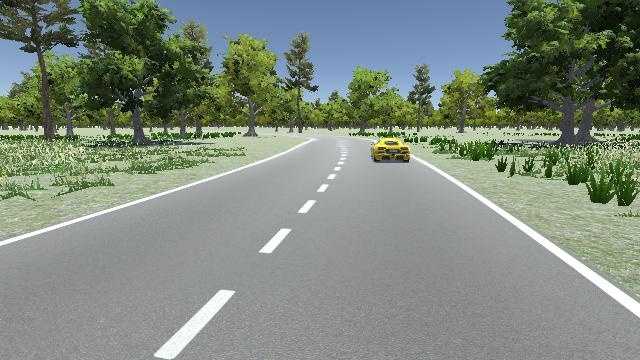
#> input picture image/car_yellow_173.0.jpg, 640 x 360 px, found by its file name
$ python image_processing.py   (older library calls are emulated)
#> lines starting #> are read from the running program, lines starting #| are printed output that depends on the picture; after the words box and inside, x2 and y2 are one past the last pixel; in counts of white or black regions, pixels touching at a corner belong together
import cv2
import numpy as np
#read image (BGR)
image_bgr = cv2.imread('D:\Desktop\Visual Code Studio\Python\car_yellow_173.0.jpg')
#> image_bgr is the input picture: shape (360, 640, 3); mean B, G, R 125, 136.6, 125.8
#image_bgr = cv2.resize(image_bgr, (image_bgr.shape[1]//2, image_bgr.shape[0]//2))

#Convert to HSV
image_hsv = cv2.cvtColor(image_bgr, cv2.COLOR_BGR2HSV)
#> image_hsv: shape (360, 640, 3); mean H, S, V 67.5, 54.5, 140.7

#Convert to GRAY
image_gray = cv2.cvtColor(image_bgr, cv2.COLOR_BGR2GRAY)

#Convert to BIN
ret, image_bin = cv2.threshold(image_gray, 127, 255, cv2.THRESH_BINARY)
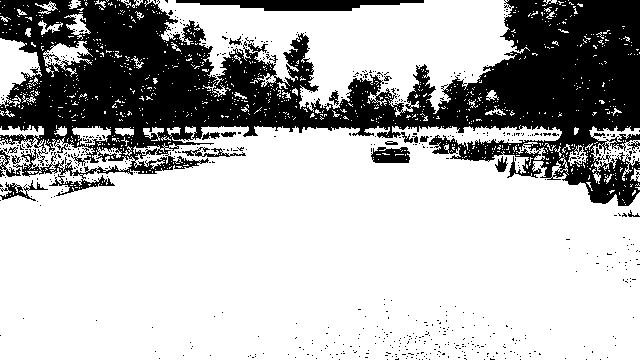
#> image_bin: shape (360, 640); 71.4% white; 600 black regions (579 under 20 px), largest, box (x1, y1, x2, y2) and area: (0, 0, 640, 206) 60993, (176, 0, 424, 11) 1768, (371, 147, 410, 163) 489

#erosion & dilation
kernel =np.ones((5,5), np.uint8)
image_erosion = cv2.erode(image_gray, kernel, iterations=1)
image_dilation = cv2.dilate(image_gray, kernel, iterations=1)
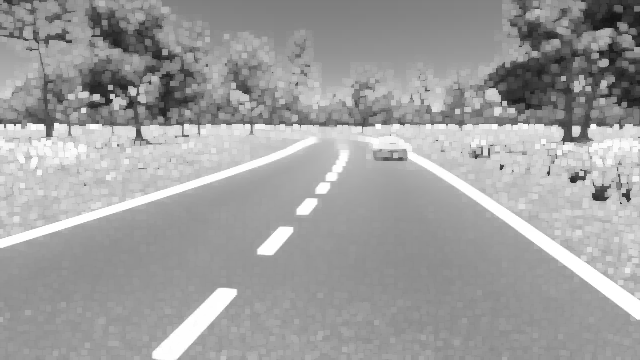
#> image_dilation: shape (360, 640); min 20, max 255, mean 158.9

#Gray -> Blur -> canny
image_blur = cv2.blur(image_gray, (3,3))
sobel_x = cv2.Sobel(image_blur, cv2.CV_64F, 0, 1, ksize=5)
sobey_y = cv2.Sobel(image_blur, cv2.CV_64F, 1, 0, ksize=5)
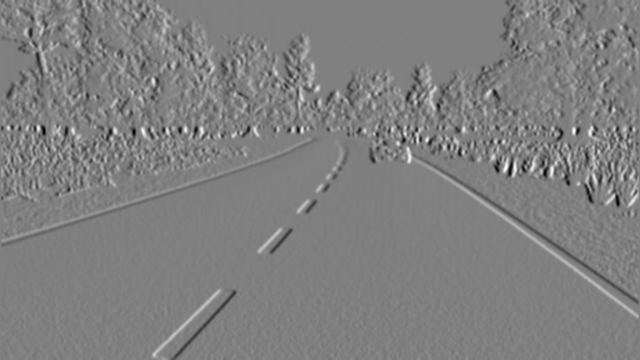
#> sobey_y: shape (360, 640) float64; min -5284, max 5236, mean -5.2; drawn with min black and max white
canny = cv2.Canny(image_blur, 50, 100)
#> canny: shape (360, 640); 11.1% white in thin lines or dots

#houghline
img_houghline = cv2.imread('D:\Desktop\Visual Code Studio\Python\car_yellow_173.0.jpg')
img_houghline = cv2.resize(img_houghline, (img_houghline.shape[1]//2, img_houghline.shape[0]//2))
img_houghline_gray = cv2.cvtColor(img_houghline, cv2.COLOR_BGR2GRAY)
img_houghline_blur = cv2.blur(img_houghline_gray, (3,3))
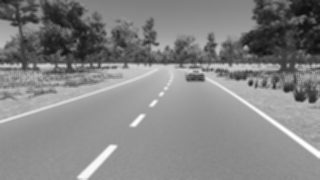
#> img_houghline_blur: shape (180, 320); min 13, max 255, mean 132.2
img_houghline_canny = cv2.Canny(img_houghline_blur, 50, 100)
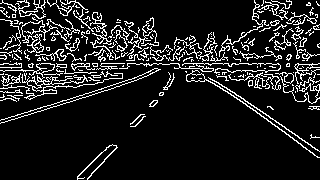
#> img_houghline_canny: shape (180, 320); 12.1% white in thin lines or dots
lines = cv2.HoughLines(img_houghline_canny, 1, np.pi/180, 150, None, 0 ,0)
#> lines = [[63, 1.57]]
if lines is not None:
    for i in range(0, len(lines)):
        rho = lines[i][0][0]
        theta = lines[i][0][1]
        a = np.cos(theta)
        b = np.sin(theta)
        x0 = a*rho
        y0= b*rho
        pt1 = (int(x0 + 1000*(-b)), int(y0 + 1000*(a)))
        pt2 = (int(x0 - 1000*(-b)), int(y0 - 1000*(a)))
        cv2.line(img_houghline, pt1, pt2, (0,0,255), 1, cv2.LINE_AA)
#> this loop made 1 pass
#> (rho, theta, a, b, x0, y0, pt1, pt2) on pass 1: (63, 1.57, -4.37e-08, 1, -2.75e-06, 63, (-1000, 62), (999, 63))
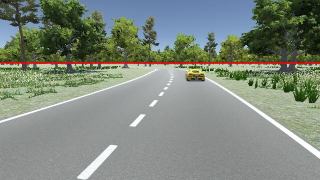
#> img_houghline: shape (180, 320, 3); mean B, G, R 124.6, 136, 127.2
#houghlineP
img_houghline_P = np.copy(img_houghline)
linesP = cv2.HoughLinesP(img_houghline_canny, 1, np.pi/180, 50, None, 50, 10)
#> linesP = 62 rows, first 6: [14, 116, 143, 74], [72, 63, 298, 63], [137, 36, 249, 106], [214, 80, 318, 150], [20, 15, 191, 61], [86, 54, 223, 54]
if linesP is not None:
    for i in range(0, len(linesP)):
        l = linesP[i][0]
        cv2.line(img_houghline_P, (l[0], l[1]), (l[2], l[3]), (0,0,255), 1, cv2.LINE_AA)
#> this loop made 62 passes
#> l on passes 1 to 12: [14, 116, 143, 74], [72, 63, 298, 63], [137, 36, 249, 106], [214, 80, 318, 150], [20, 15, 191, 61], [86, 54, 223, 54], [223, 64, 317, 64], [39, 29, 161, 59], [0, 123, 119, 86], [243, 74, 319, 74], [241, 33, 312, 12], [93, 46, 160, 60]
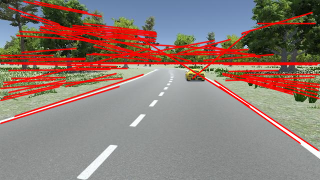
#> img_houghline_P: shape (180, 320, 3); mean B, G, R 115, 122.7, 142.8

#contour
img_contours = cv2.imread('D:\Desktop\Visual Code Studio\Python\pngtree-round-bubble-decoration-illustration-png-image_4535061.jpg')
#> (the run stopped early here; a loop or call above may not have finished)

$ run again, with image/lane.jpg copied over image/car_yellow_173.0.jpg
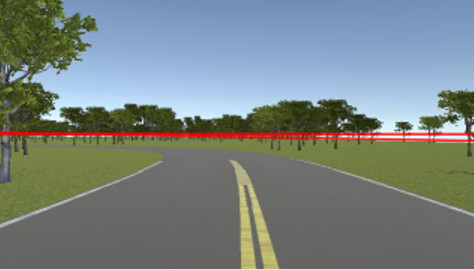
#> input picture image/lane.jpg, 474 x 270 px, found by its file name
#> image_bgr is the input picture: shape (270, 474, 3); mean B, G, R 129.4, 131.3, 121.1
#> image_hsv: shape (270, 474, 3); mean H, S, V 66, 68.1, 147.2
#> `ret, image_bin = cv2.threshold(image_gray, 127, 255, cv2.THRESH_BINARY)`:
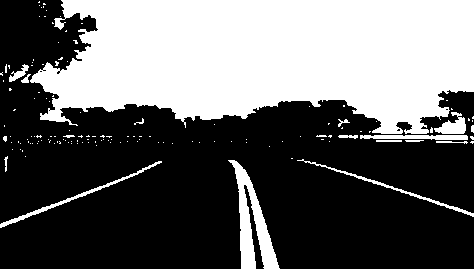
#> image_bin: shape (270, 474); 39.9% white; 141 white regions (124 under 20 px), largest, box (x1, y1, x2, y2) and area: (30, 0, 474, 134) 45665, (0, 160, 474, 270) 2588, (0, 161, 162, 228) 572
#> canny: shape (270, 474); 5.1% white in thin lines or dots
#> img_houghline_canny: shape (135, 237); 6.2% white in thin lines or dots
#> lines = None
#> linesP = [[34, 66, 203, 69], [120, 132, 198, 132], [164, 85, 236, 108], [171, 84, 236, 105], [143, 70, 236, 70], [0, 114, 74, 85], [1, 110, 81, 81], [154, 67, 209, 65], [4, 51, 61, 54]]
#> the loop `for i in range(0, len(linesP)):` made 9 passes
#> after the loop `for i in range(0, len(linesP)):`:
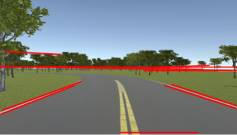
#> img_houghline_P: shape (135, 237, 3); mean B, G, R 126.7, 128.2, 124.7
